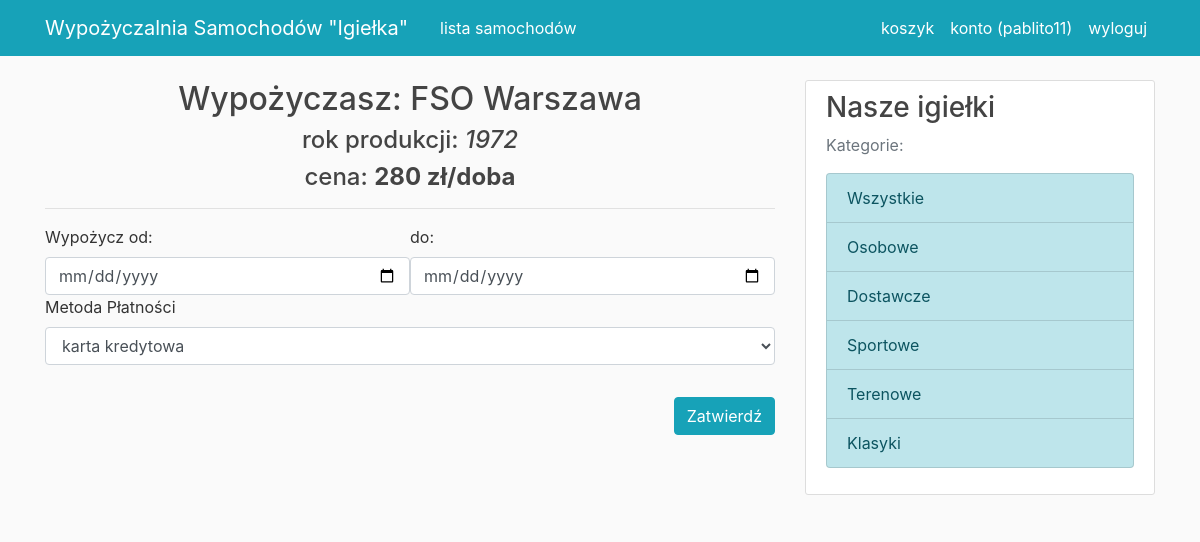
The app's page /rent/12 (signed in) with its own data.
### rent_app/models.py (models this page shows, shortened)
class User(db.Model, UserMixin):
    id = db.Column(db.Integer, primary_key = True)
    username = db.Column(db.String(20), unique=True, nullable=False)
    email = db.Column(db.String(30), unique=True, nullable=False)
    password= db.Column(db.String(60), nullable=False)
    orders = db.relationship('Order', backref='user', lazy=True )

class Car(db.Model):
    id = db.Column(db.Integer, primary_key=True)
    category = db.Column(db.String(30), nullable=False)
    image_file = db.Column(db.String(30), nullable=False)
    brand = db.Column(db.String(30), nullable=False)
    model = db.Column(db.String(30), nullable=False)
    type = db.Column(db.String(30), nullable=False)
    prod_year = db.Column(db.Integer, nullable=False)
    price = db.Column(db.Integer, nullable=False)
    seats = db.Column(db.Integer, nullable=False)
    gearcase = db.Column(db.String(10))
    fuel = db.Column(db.String(10))

### rent_app/routes.py (the view, shortened to what this page needs)
@app.route('/rent/<int:car_id>', methods=['POST','GET'])
@login_required
def rent(car_id):
    if not available(car_id, now=True):
        flash("Wybrany samochód jest obecnie niedostępny")
        return redirect(url_for('car_profile', car_id = car_id))
    car = Car.query.filter_by(id=car_id).first()
    form = RentForm()
    return render_template('rent.html', payment=False, car=car, form=form)

### rent_app/forms.py (shortened to what this page needs)
class RentForm(FlaskForm):
    car_id = IntegerField("")
    start_date = DateField('Data wypożyczenia: ', validators=[DataRequired()])
    end_date = DateField('Data zwrotu: ', validators=[DataRequired()])
    payment = SelectField('Metoda płatności: ', choices=
                                [('card','karta kredytowa'),('blik','BLIK'),('transfer','przelew'),('cash','płatność gotówką na miejscu')],
                                validators=[DataRequired()])
    submit = SubmitField('Zatwierdź')

### rent_app/models.py (called while the page is built)
@login_manager.user_loader
def load_user(user_id):
    return User.query.get(int(user_id))

### rent_app/routes.py (called while the page is built)
def check_dates(val,start,end):
    if start == None or end == None:
        return True
    elif val.date() > end or val.date() < start:
        return True
    else:
        return False

def available(car_id, now=False, start_date=0, end_date=0):
    if now:
        orders = Order.query.filter_by(car_id = car_id)
        now_time = datetime.datetime.utcnow()
        avals = [check_dates(now_time, order.start_date, order.end_date) for order in orders]
        return 'TAK' if all(avals) else 'NIE'
    else:
        return False

### rent_app/templates/rent.html (shortened to what this page needs)
{% extends "base.html" %}
{% block content %}
{% if not payment %}
    <div class="text-center">
    <h2>Wypożyczasz: {{ car.brand + " " + car.model }}</h2>
    <h4>rok produkcji: <i>{{ car.prod_year }} </i></h4>
    <h4>cena: <b>{{ car.price }} zł/doba </b></h4>
    </div>
    <hr>
    <div>
        <form method="POST" action="">
            <fieldset class="form-group">
                <div class="form-group">
                    <div style="float: left; width: 50%;">
                    <label class="form-control-label">Wypożycz od:</label>
                        {{ form.start_date(class="form-control", type="date") }}
                    </div>
                    <div style="float: right; width: 50%;">
                    <label class="form-control-label">do:</label>
                        {{ form.end_date(class="form-control", type="date") }}
                    </div>
                </div>
                <div class="form-group">
                    <label class="form-control-label">Metoda Płatności</label>
                        {{ form.payment(class="form-control", type="option") }}
                </div>
            </fieldset>
            <div class="form-group" align="right">
                {{ form.submit(class="btn btn-info") }}
            </div>
        </form>
    </div>
{% endif %}
{% endblock content %}

### rent_app/templates/base.html (shortened to what this page needs)
<!DOCTYPE html>
<html lang="en">
<head>
    <link rel="stylesheet" href="https://stackpath.bootstrapcdn.com/bootstrap/4.4.1/css/bootstrap.min.css">
     <link rel="stylesheet" type="text/css" href="{{ url_for('static', filename='main.css') }}">
</head>
<body>
    <header class="site-header">
      <nav class="navbar navbar-expand-md navbar-dark bg-info fixed-top">
        <div class="container">
          <a class="navbar-brand mr-4" href="/">Wypożyczalnia Samochodów "Igiełka"</a>
          <div class="collapse navbar-collapse" id="navbarToggle">
            <div class="navbar-nav mr-auto">
              <a class="nav-item nav-link" href="{{ url_for('home') }} ">lista samochodów</a>
            </div>
            <div class="navbar-nav">
                {% if current_user.is_authenticated %}
                    <a class="nav-item nav-link" href="{{ url_for('basket') }} ">koszyk</a>
                    <a class="nav-item nav-link" href="{{ url_for('account', option='history') }}">konto ({{ current_user.username }}) </a>
                    <a class="nav-item nav-link" href="{{ url_for('logout') }} ">wyloguj</a>
                {% else %}
                  <a class="nav-item nav-link" href="{{ url_for('login') }} ">logowanie</a>
                  <a class="nav-item nav-link" href="{{ url_for('register') }} ">rejestracja</a>
                {% endif %}
            </div>
          </div>
        </div>
      </nav>
    </header>
    <main role="main" class="container">
      <div class="row">
        <div class="col-md-8">
            {% block content %}{% endblock %}
        </div>
        <div class="col-md-4">
          <div class="content-section">
            <h3>Nasze igiełki</h3>
            <p class='text-muted'>Kategorie:
              <div class="list-group">
                <a href="{{ (url_for('filter', cat='wszystkie')) }}" class="list-group-item list-group-item-action list-group-item-info">Wszystkie</a>
                <a href="{{ (url_for('filter', cat='osobowe')) }}" class="list-group-item list-group-item-action list-group-item-info">Osobowe</a>
                <a href="{{ (url_for('filter', cat='dostawcze')) }}" class="list-group-item list-group-item-action list-group-item-info">Dostawcze</a>
                <a href="{{ (url_for('filter', cat='sportowe')) }}" class="list-group-item list-group-item-action list-group-item-info">Sportowe</a>
                <a href="{{ (url_for('filter', cat='terenowe')) }}" class="list-group-item list-group-item-action list-group-item-info">Terenowe</a>
                <a href="{{ (url_for('filter', cat='klasyki')) }}" class="list-group-item list-group-item-action list-group-item-info">Klasyki</a>
              </div>
            </p>
          </div>
        </div>
      </div>
    </main>
</body>
</html>

### rent_app/static/main.css (style rules this page uses)
body { background: #fafafa; color: #333333; margin-top: 5rem; }
h1, h2, h3, h4, h5, h6 { color: #444444; }
.site-header .navbar-nav .nav-link { color: #fff; }
.content-section { background: #ffffff; padding: 10px 20px; border: 1px solid #dddddd; border-radius: 3px; margin-bottom: 20px; }
.row:after { content: ""; display: table; clear: both; }

### records on screen
User: username "pablito11"
Car: brand+model "FSO Warszawa", prod_year "1972", price "280"
